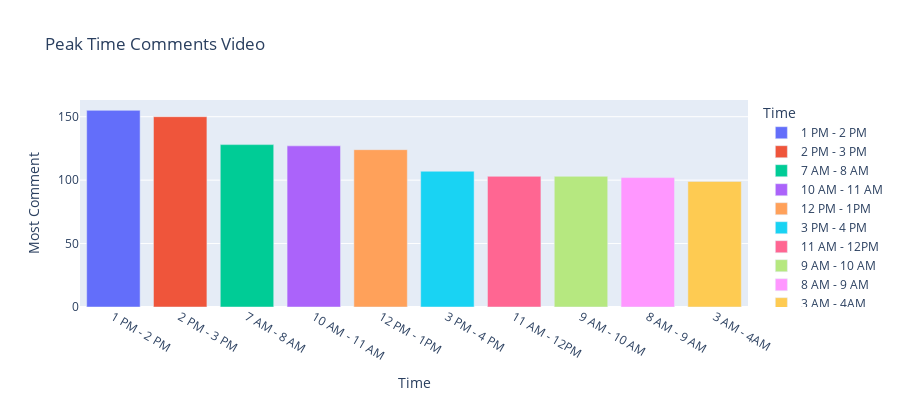

Notebook code for this chart:
### Code cell
time_group = data1['Period_groups'].value_counts().head(10)
time_group = pd.DataFrame(data=time_group)
time_group.reset_index(inplace=True)
time_group = time_group.rename(columns = {'index':'Time','Period_groups':'Most Comment'})
time_group

fig2 = px.bar(time_group, x='Time', y='Most Comment', 
              color='Time', title = 'Peak Time Comments Video', height=400)
fig2.show()

### Figure 1 — Plotly figure (JSON) as saved in the notebook; plotly's stock layout.template omitted (floating-point values rounded to 4 significant figures)
{"data": [{"alignmentgroup": "True", "hovertemplate": "Time=%{x}<br>Most Comment=%{y}<extra></extra>", "legendgroup": "1 PM - 2 PM", "marker": {"color": "#636efa", "pattern": {"shape": ""}}, "name": "1 PM - 2 PM", "offsetgroup": "1 PM - 2 PM", "orientation": "v", "showlegend": true, "textposition": "auto", "type": "bar", "x": ["1 PM - 2 PM"], "xaxis": "x", "y": [155], "yaxis": "y"}, {"alignmentgroup": "True", "hovertemplate": "Time=%{x}<br>Most Comment=%{y}<extra></extra>", "legendgroup": "2 PM - 3 PM", "marker": {"color": "#EF553B", "pattern": {"shape": ""}}, "name": "2 PM - 3 PM", "offsetgroup": "2 PM - 3 PM", "orientation": "v", "showlegend": true, "textposition": "auto", "type": "bar", "x": ["2 PM - 3 PM"], "xaxis": "x", "y": [150], "yaxis": "y"}, {"alignmentgroup": "True", "hovertemplate": "Time=%{x}<br>Most Comment=%{y}<extra></extra>", "legendgroup": "7 AM - 8 AM", "marker": {"color": "#00cc96", "pattern": {"shape": ""}}, "name": "7 AM - 8 AM", "offsetgroup": "7 AM - 8 AM", "orientation": "v", "showlegend": true, "textposition": "auto", "type": "bar", "x": ["7 AM - 8 AM"], "xaxis": "x", "y": [128], "yaxis": "y"}, {"alignmentgroup": "True", "hovertemplate": "Time=%{x}<br>Most Comment=%{y}<extra></extra>", "legendgroup": "10 AM - 11 AM", "marker": {"color": "#ab63fa", "pattern": {"shape": ""}}, "name": "10 AM - 11 AM", "offsetgroup": "10 AM - 11 AM", "orientation": "v", "showlegend": true, "textposition": "auto", "type": "bar", "x": ["10 AM - 11 AM"], "xaxis": "x", "y": [127], "yaxis": "y"}, {"alignmentgroup": "True", "hovertemplate": "Time=%{x}<br>Most Comment=%{y}<extra></extra>", "legendgroup": "12 PM - 1PM", "marker": {"color": "#FFA15A", "pattern": {"shape": ""}}, "name": "12 PM - 1PM", "offsetgroup": "12 PM - 1PM", "orientation": "v", "showlegend": true, "textposition": "auto", "type": "bar", "x": ["12 PM - 1PM"], "xaxis": "x", "y": [124], "yaxis": "y"}, {"alignmentgroup": "True", "hovertemplate": "Time=%{x}<br>Most Comment=%{y}<extra></extra>", "legendgroup": "3 PM - 4 PM", "marker": {"color": "#19d3f3", "pattern": {"shape": ""}}, "name": "3 PM - 4 PM", "offsetgroup": "3 PM - 4 PM", "orientation": "v", "showlegend": true, "textposition": "auto", "type": "bar", "x": ["3 PM - 4 PM"], "xaxis": "x", "y": [107], "yaxis": "y"}, {"alignmentgroup": "True", "hovertemplate": "Time=%{x}<br>Most Comment=%{y}<extra></extra>", "legendgroup": "11 AM - 12PM", "marker": {"color": "#FF6692", "pattern": {"shape": ""}}, "name": "11 AM - 12PM", "offsetgroup": "11 AM - 12PM", "orientation": "v", "showlegend": true, "textposition": "auto", "type": "bar", "x": ["11 AM - 12PM"], "xaxis": "x", "y": [103], "yaxis": "y"}, {"alignmentgroup": "True", "hovertemplate": "Time=%{x}<br>Most Comment=%{y}<extra></extra>", "legendgroup": "9 AM - 10 AM", "marker": {"color": "#B6E880", "pattern": {"shape": ""}}, "name": "9 AM - 10 AM", "offsetgroup": "9 AM - 10 AM", "orientation": "v", "showlegend": true, "textposition": "auto", "type": "bar", "x": ["9 AM - 10 AM"], "xaxis": "x", "y": [103], "yaxis": "y"}, {"alignmentgroup": "True", "hovertemplate": "Time=%{x}<br>Most Comment=%{y}<extra></extra>", "legendgroup": "8 AM - 9 AM", "marker": {"color": "#FF97FF", "pattern": {"shape": ""}}, "name": "8 AM - 9 AM", "offsetgroup": "8 AM - 9 AM", "orientation": "v", "showlegend": true, "textposition": "auto", "type": "bar", "x": ["8 AM - 9 AM"], "xaxis": "x", "y": [102], "yaxis": "y"}, {"alignmentgroup": "True", "hovertemplate": "Time=%{x}<br>Most Comment=%{y}<extra></extra>", "legendgroup": "3 AM - 4AM", "marker": {"color": "#FECB52", "pattern": {"shape": ""}}, "name": "3 AM - 4AM", "offsetgroup": "3 AM - 4AM", "orientation": "v", "showlegend": true, "textposition": "auto", "type": "bar", "x": ["3 AM - 4AM"], "xaxis": "x", "y": [99], "yaxis": "y"}], "layout": {"barmode": "relative", "height": 400, "legend": {"title": {"text": "Time"}, "tracegroupgap": 0}, "title": {"text": "Peak Time Comments Video"}, "xaxis": {"anchor": "y", "categoryarray": ["1 PM - 2 PM", "2 PM - 3 PM", "7 AM - 8 AM", "10 AM - 11 AM", "12 PM - 1PM", "3 PM - 4 PM", "11 AM - 12PM", "9 AM - 10 AM", "8 AM - 9 AM", "3 AM - 4AM"], "categoryorder": "array", "domain": [0, 1], "title": {"text": "Time"}}, "yaxis": {"anchor": "x", "domain": [0, 1], "title": {"text": "Most Comment"}}}}
